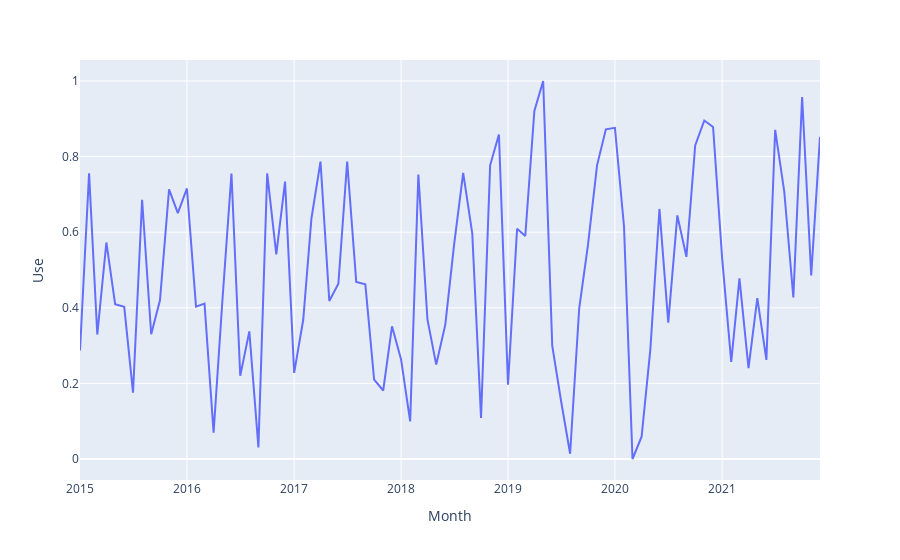

Write notebook code for a chart like this one.
### Code cell
# Using plotly.express

fig = px.line(dataset, x=dataset.index, y='Use')
fig.show()
